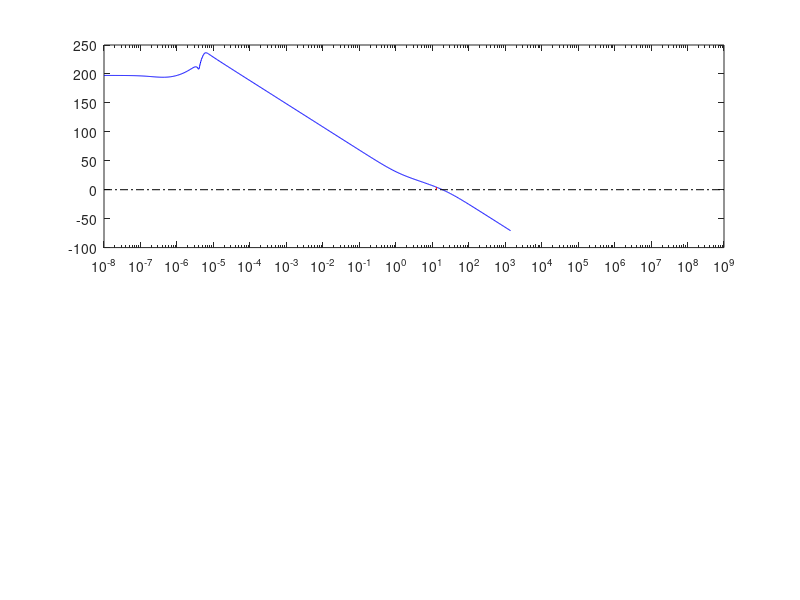

Here is the MATLAB script that generated this plot: (Note: this script raises an error after producing the figure.)
%% vehicle dinamics parameters of a ferrari sf90 stradale
clc
clear all 
close all

%speed on x axis of the vehicle:
speedkm = 30; % [km/h]
v_long = speedkm/3.6; % [m/s]

%stiffness coefficient peak of a racing car
%c_af < c_ar set in oversteering mode because the sf90 stradale 
%is designed to slightly oversteer
c_af = 65000; % [N/rad]
c_ar = 70000; % [N/rad] 

%mass of the vehicle with weight distribution: 45 front/55 rear 
m = 1570; % [kg] 
wheelBase = 2.65; % [m]
lf = wheelBase*0.55; % [m] b
lr = wheelBase - lf; % [m] a
Iz = m*0.45*lf^2 + m*0.55*lr^2; % [kg*m^2]  [ I = m*r^2 ]

%Road radius approx.
curveRadius = 1000; % [m]

%longitudinal distance of the point ahead of the vehicle
ds = 7; %[m]

%% Error dynamics state-space system
%state-space model:

%state system matrix:
Ae = [0,                  1,            0,                    0;
      0, -((2*c_af+2*c_ar)/(m*v_long)), ((2*c_af+2*c_ar)/(m)), -((2*c_af*lf-2*c_ar*lr)/(m*v_long));
      0,                  0,            0,                    1;
      0, -((2*lf*c_af-2*lr*c_ar)/(Iz*v_long)), ((2*lf*c_af-2*lr*c_ar)/(Iz)), -((2*(lf^2)*c_af+2*(lr^2)*c_ar)/(Iz*v_long))];

%steering angle input matrix:
B1e = [0; 2*(c_af/m); 0; (2*lf*c_af)/Iz];

%desired yaw angle of the vehicle input (derived phi des) matrix: 
B2e = [0; -v_long-((2*lf*c_af-2*lr*c_ar)/(m*v_long)); 0; ((-2*(lf^2)*c_af-2*(lr^2)*c_ar)/(Iz*v_long))];

%output matrix:
C1e = [1 0 0 0]; %e1 the distance of the c.g. of the vehicle from the center line of the lane 
C2e = [0 0 1 0]; %e2 the orientation error of the vehicle with respect to the road

%feedthrough matrix:
D=0;

%% Transfer function SISO 
close all

s = tf ('s');

inverse = inv(s*eye(4)-Ae);

%transfer function between steering angle input 
%and lateral position error output
H1 = C1e*inverse;
W1e = H1*B1e + D;

%transfer function between steering angle input
%and yaw angle error output 
H2 = C2e*inverse;
W2e = H2*B1e + D;

%P(s) is the plant transfer function between the steering 
%angle input for the vehicle
%and the lateral position error measurement output
Pe = W1e + ds*W2e;

%% Stability

%SPECS:
%settling time under 5 seconds
%steady state error below 2% for step references
%reject measure disturbances from a sinusoidal input n(t)=(4*pi/180)*sin(2*pi*3*t)
%overshoot under 5%

close all

%computing the parameters kp and kc in order
%to meet the specification error 
%required for the static controller design:

Kp = dcgain(Pe); % 5.1532*10^16
% q = 1 -> q-1 = 0
% e_true,inf = lim(s,0) [ R/(s^(q-1) + kp*kc) ]
% e_true,inf = lim(s,0) [ R/(s^0 + kp*kc) ] = R/(1 + kp*kc)
% R/(1 + kp*kc) < R * 2/100
% 1/(1 + kp*kc) < 0.02
% kc < 1/(-5.1532*10^16) v kc > 49/(5.1532*10^16)

%static controller 
Cs = 1; %  r(s) = R/s
%dynamic controller
Cd = 1;
%overall controller
C = Cs * Cd; 
%loop function
L = C*Pe;

% We know for the bode criterion:
% -L crosses only once 0-dB axis: ok verified
figure();
margin(L); % low PM and GM inf -> unstable 
grid on;
% -process has no positive 
%  real-part poles: ok verified
pole(Pe)
% -static gain of the process should be positive:
%  ok verified -> 5.1532*10^16
dcgain(Pe)
% Bode criterion can be used

% It's possible to use Rlocus criterion
figure();
rlocus(L);
grid on;

%% Overall controller project
close all

% -adding a first order zero in the left half plane to attract the
%  branches in the left half plane.
% -adding a second order fast pole to make the controller function
%  proper

tau_z1 = 1/0.1;
tau_p1 = 1/0.01;

C1 = (s + tau_z1)/(s + tau_p1)^2;

% -adding a delay network for stability and better PM

alpha = 0.7;
tau = 1/10;
delayNet = (1+alpha*tau*s)/(1+tau*s);

Ce = C*C1*delayNet;

% -gain is set to obtain stability from rlocus
gain = 110;

%loop function
L = gain*Ce*Pe;

figure();
rlocus(L);
grid on;

figure();
margin(L);
grid on;

Wyr = minreal(L/(1+L));
pole(Wyr)
%poles of the Wyr are all with negative real part, we can proceed!

figure();
step(Wyr);
grid on;
stepinfo(Wyr)

%% Simulation of feedback line disturbances with a sinusoidal disturbance
close all
t = (0:0.01:10)';

nt = (4*pi/180)*sin(2*pi*3*t);

figure();
lsim(Wyr, nt, t);
grid on;

%% Rejection of sinusoidal disturbance
close all

%Building a second order notch filter for the rejection of the 
%nt disturbance, in particular it is a band-stop filter,
%having in the numerator the elements s^2+(omega_n)^2.

%Experimentally it is choosen the values for omega_n and zita:
omega_n = 2*pi*3;
zita = 0.6;
H = (s^2+(omega_n)^2)/(s^2 + 2*zita*omega_n*s + omega_n^2);

%loop function
L = gain*Ce*Pe*H;

figure();
rlocus(L);
grid on;

figure();
margin(L);
grid on;

Wyr = minreal(L/(1+L));
pole(Wyr)
%poles of the Wyr are all with negative real part, we can proceed!

figure();
step(Wyr);
grid on;
stepinfo(Wyr)

%% Simulation of feedback line disturbance attenuation with a sinusoidal disturbance
close all
t = (0:0.01:10)';

nt = (4*pi/180)*sin(2*pi*3*t);

figure();
lsim(Wyr, nt, t);
grid on;
stepinfo(Wyr)
    
%% Performance: low pass filter
close all

Fr = 1/(1*s+1);
Wyr1 = minreal(Fr*L/(1+L));

stepinfo(Wyr1)
%the controller performance was effectively improved

figure();
step(Wyr1);
grid on;

%% Simulation of feedback line disturbance attenuation with a sinusoidal disturbance
close all
t = (0:0.01:10)';

nt = (4*pi/180)*sin(2*pi*3*t);

figure();
lsim(Wyr1, nt, t);
title("Reiezione del disturbo sinusoidale");
grid on;
stepinfo(Wyr1)

%% dynamic performance
close all

%control sensitivity function
Wur = minreal(Ce/(1+L));

%Design goal: Since one of the control system requirements is
%to keep the control effort 'small', it would be desirable
%for Wur to be "small"

%sensitivity function
Wer = minreal(1/(1+L)); 

%indicates a greater or lesser sensitivity to disturbances,
%therefore indicates a greater or lesser robustness of the system

figure();
step(Wur);
title('Wur');
grid on;

figure();
step(Wer);
title('Wer');
grid on;

%% Simulation for step reference
close all

t = (0:0.01:10)';

r = ones(size(t));

lsim(Wyr1,r,t)
title("simulazione per riferimento a gradino");
grid on;

%% more...

%stepinfo(out.out.Data, out.out.Time)

%% simple desaturation

desat = 1/(s+0.01);

% new low pass filter
Fr1 = 1/(2*s+1);
